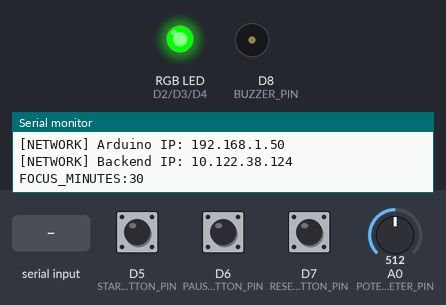
The sketch below on a simulated Arduino Uno R4 WiFi. Parts: an RGB LED mixed from three pins (HIGH = lit), buzzer (waves = sounding), the last lines printed to the serial monitor. The inputs (shaded band) are chosen by the test bench; at power-on: D5 (START_BUTTON_PIN) HIGH, D6 (PAUSE_BUTTON_PIN) HIGH, D7 (RESET_BUTTON_PIN) HIGH, A0 (POTENTIOMETER_PIN) = 512. WiFi joins after 1.5 s; servers stay silent unless stated; uploads are accepted with an empty reply.

Above: at 2.7 s.
2.8 s: D5 (START_BUTTON_PIN) pulled LOW for 0.15 s
At 3.9 s:
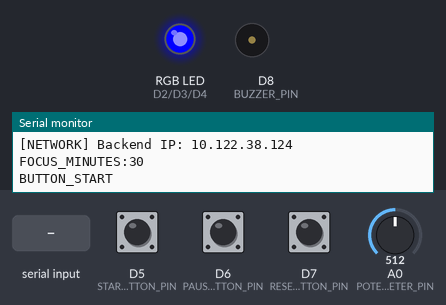
4.4 s: "PHONE_DETECTED\n" received over Serial
At 5.6 s:
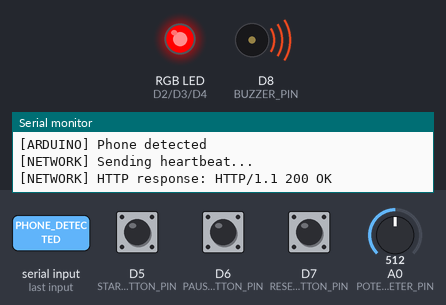
5.9 s: D6 (PAUSE_BUTTON_PIN) pulled LOW for 0.15 s
7.5 s: D7 (RESET_BUTTON_PIN) pulled LOW for 0.15 s
9.1 s: "PHONE_CLEAR\n" received over Serial
At 10.3 s:
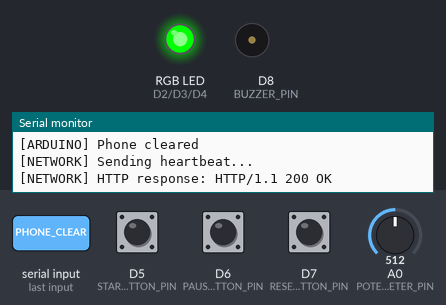
10.6 s: D5 (START_BUTTON_PIN) pulled LOW for 1 s
At 11.0 s:
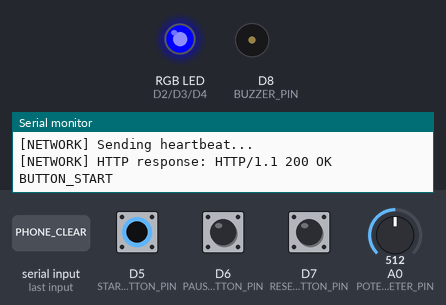
Timing chart, 0 to 13.6 s (numbered marks = the images above; inputs shaded):
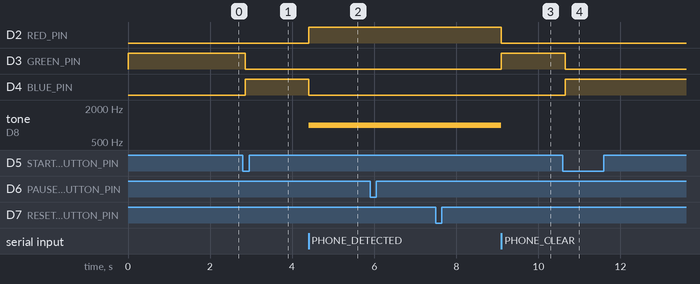

The sketch:

adn_uno_r4.ino
```cpp
/*
 * DoTheDamnWork
 * Board: Arduino UNO R4 WiFi
 *
 * Serial commands from Python:
 *   PHONE_DETECTED
 *   PHONE_CLEAR
 *
 * Messages from Arduino:
 *   BOARD_READY
 *   FOCUS_MINUTES:<minutes>
 *   BUTTON_START
 *   BUTTON_PAUSE
 *   BUTTON_RESET
 *
 * Network:
 *   POST /api/status/device/heartbeat
 */

// ============================================================
// ZONE 1: NETWORK SWITCH
// ============================================================

// 1 = Enable Wi-Fi and backend heartbeat
// 0 = Disable all network code for Serial/hardware testing
#define NETWORK_ENABLED 1


// ============================================================
// ZONE 2: NETWORK LIBRARIES AND SETTINGS
// Comment this whole zone when NETWORK_ENABLED is 0.
// ============================================================

#if NETWORK_ENABLED
#include <WiFiS3.h>
#include "arduino_secrets.h"

WiFiClient heartbeatClient;

// Change this IP if your computer's IPv4 address changes.
IPAddress backendIP(10, 122, 38, 124);
const char* BACKEND_HOST = "LAPTOP-KNIGHTsss";

const int BACKEND_PORT = 3000;

const unsigned long HEARTBEAT_INTERVAL = 5000;
const unsigned long HTTP_TIMEOUT = 1000;
const unsigned long WIFI_RETRY_INTERVAL = 10000;

unsigned long lastHeartbeat = 0;
unsigned long lastWifiAttempt = 0;

bool wifiWasConnected = false;
#endif


// ============================================================
// ZONE 3: HARDWARE PIN CONFIGURATION
// ============================================================

// RGB LED
const int RED_PIN = 2;
const int GREEN_PIN = 3;
const int BLUE_PIN = 4;

// Buttons
const int START_BUTTON_PIN = 5;
const int PAUSE_BUTTON_PIN = 6;
const int RESET_BUTTON_PIN = 7;

// Other components
const int BUZZER_PIN = 8;
const int POTENTIOMETER_PIN = A0;


// ============================================================
// ZONE 4: HARDWARE AND FOCUS SETTINGS
// ============================================================

const unsigned long DEBOUNCE_DELAY = 50;

const int MIN_FOCUS_MINUTES = 5;
const int MAX_FOCUS_MINUTES = 60;
const int FOCUS_STEP_MINUTES = 5;

bool phoneDetected = false;
bool focusRunning = false;

int focusMinutes = 25;
int lastReportedFocusMinutes = -1;


// Button debounce state
struct ButtonState {
  int pin;
  int lastReading;
  int stableState;
  unsigned long lastChangeTime;
};

ButtonState startButton = {
  START_BUTTON_PIN, HIGH, HIGH, 0
};

ButtonState pauseButton = {
  PAUSE_BUTTON_PIN, HIGH, HIGH, 0
};

ButtonState resetButton = {
  RESET_BUTTON_PIN, HIGH, HIGH, 0
};


// ============================================================
// ZONE 5: RGB LED
// Common-cathode RGB LED
// ============================================================

void setColor(int red, int green, int blue) {
  analogWrite(RED_PIN, red);
  analogWrite(GREEN_PIN, green);
  analogWrite(BLUE_PIN, blue);
}

void updateStatusLED() {
  // Red: phone detected
  if (phoneDetected) {
    setColor(255, 0, 0);
  }
  // Blue: focus session running
  else if (focusRunning) {
    setColor(0, 0, 255);
  }
  // Green: idle or paused
  else {
    setColor(0, 255, 0);
  }
}


// ============================================================
// ZONE 6: SERIAL COMMANDS
// Keep these command names synchronized with Python.
// ============================================================

void processSerialCommand(String command) {
  command.trim();

  if (command == "PHONE_DETECTED") {
    phoneDetected = true;
    tone(BUZZER_PIN, 1000);
    updateStatusLED();

    Serial.println("[ARDUINO] Phone detected");
  }
  else if (command == "PHONE_CLEAR") {
    phoneDetected = false;
    noTone(BUZZER_PIN);
    updateStatusLED();

    Serial.println("[ARDUINO] Phone cleared");
  }
  else if (command.length() > 0) {
    Serial.print("[ARDUINO] Unknown command: ");
    Serial.println(command);
  }
}


// ============================================================
// ZONE 7: POTENTIOMETER
// Maps the knob position to 5–60 minutes in 5-minute steps.
// ============================================================

void updatePotentiometer() {
  int rawValue = analogRead(POTENTIOMETER_PIN);

  int steps = map(
    rawValue,
    0,
    1023,
    0,
    (MAX_FOCUS_MINUTES - MIN_FOCUS_MINUTES) / FOCUS_STEP_MINUTES
  );

  int newMinutes =
    MIN_FOCUS_MINUTES + steps * FOCUS_STEP_MINUTES;

  newMinutes = constrain(
    newMinutes,
    MIN_FOCUS_MINUTES,
    MAX_FOCUS_MINUTES
  );

  if (newMinutes != focusMinutes) {
    focusMinutes = newMinutes;
  }

  if (focusMinutes != lastReportedFocusMinutes) {
    Serial.print("FOCUS_MINUTES:");
    Serial.println(focusMinutes);

    lastReportedFocusMinutes = focusMinutes;
  }
}


// ============================================================
// ZONE 8: BUTTON DEBOUNCE
// Buttons use INPUT_PULLUP, so pressed = LOW.
// ============================================================

bool buttonPressed(ButtonState &button) {
  int reading = digitalRead(button.pin);

  if (reading != button.lastReading) {
    button.lastChangeTime = millis();
    button.lastReading = reading;
  }

  if (millis() - button.lastChangeTime >= DEBOUNCE_DELAY) {
    if (reading != button.stableState) {
      button.stableState = reading;

      if (button.stableState == LOW) {
        return true;
      }
    }
  }

  return false;
}


// ============================================================
// ZONE 9: BUTTON EVENTS
// ============================================================

void updateButtons() {
  if (buttonPressed(startButton)) {
    focusRunning = true;
    updateStatusLED();
    Serial.println("BUTTON_START");
  }

  if (buttonPressed(pauseButton)) {
    focusRunning = false;
    updateStatusLED();
    Serial.println("BUTTON_PAUSE");
  }

  if (buttonPressed(resetButton)) {
    focusRunning = false;
    updateStatusLED();
    Serial.println("BUTTON_RESET");
  }
}


// ============================================================
// ZONE 10: NETWORK — START WI-FI
// Comment this zone when testing Serial only.
// ============================================================

#if NETWORK_ENABLED

void beginWifiConnection() {
  Serial.println("[NETWORK] Starting Wi-Fi connection...");
  WiFi.begin(SECRET_SSID, SECRET_PASS);
  lastWifiAttempt = millis();
}


void maintainWifiConnection() {
  int wifiStatus = WiFi.status();

  if (wifiStatus == WL_CONNECTED) {
    if (!wifiWasConnected) {
      wifiWasConnected = true;

      Serial.println("[NETWORK] Wi-Fi connected");

      Serial.print("[NETWORK] Arduino IP: ");
      Serial.println(WiFi.localIP());

      Serial.print("[NETWORK] Backend IP: ");
      Serial.println(backendIP);
    }

    return;
  }

  if (wifiWasConnected) {
    wifiWasConnected = false;
    Serial.println("[NETWORK] Wi-Fi disconnected");
  }

  if (millis() - lastWifiAttempt >= WIFI_RETRY_INTERVAL) {
    lastWifiAttempt = millis();

    Serial.println("[NETWORK] Retrying Wi-Fi...");
    WiFi.begin(SECRET_SSID, SECRET_PASS);
  }
}


// ============================================================
// ZONE 11: NETWORK — BACKEND HEARTBEAT
// Sends POST /api/status/device/heartbeat every 5 seconds.
// ============================================================

void sendHeartbeat() {
  if (WiFi.status() != WL_CONNECTED) {
    return;
  }

  if (millis() - lastHeartbeat < HEARTBEAT_INTERVAL) {
    return;
  }

  lastHeartbeat = millis();

  Serial.println("[NETWORK] Sending heartbeat...");

  if (!heartbeatClient.connect(BACKEND_HOST, BACKEND_PORT)) {
    Serial.println("[NETWORK] Backend connection failed");
    heartbeatClient.stop();
    return;
  }

  heartbeatClient.setTimeout(HTTP_TIMEOUT);

  heartbeatClient.println(
    "POST /api/status HTTP/1.1"
  );

  heartbeatClient.print("Host: ");
  heartbeatClient.print(backendIP);
  heartbeatClient.print(":");
  heartbeatClient.println(BACKEND_PORT);

  heartbeatClient.println("Content-Type: application/json");
  heartbeatClient.println("Content-Length: 2");
  heartbeatClient.println("Connection: close");
  heartbeatClient.println();
  heartbeatClient.println("{}");

  // Read the HTTP status line returned by the backend.
  String response = heartbeatClient.readStringUntil('\n');
  response.trim();

  if (response.length() > 0) {
    Serial.print("[NETWORK] HTTP response: ");
    Serial.println(response);
  }
  else {
    Serial.println("[NETWORK] No HTTP response received");
  }

  heartbeatClient.stop();
}

#endif // NETWORK_ENABLED


// ============================================================
// ZONE 12: SETUP
// ============================================================

void setup() {
  Serial.begin(9600);

  // RGB LED pins
  pinMode(RED_PIN, OUTPUT);
  pinMode(GREEN_PIN, OUTPUT);
  pinMode(BLUE_PIN, OUTPUT);

  // Buttons use internal pull-up resistors
  pinMode(START_BUTTON_PIN, INPUT_PULLUP);
  pinMode(PAUSE_BUTTON_PIN, INPUT_PULLUP);
  pinMode(RESET_BUTTON_PIN, INPUT_PULLUP);

  // Buzzer and potentiometer
  pinMode(BUZZER_PIN, OUTPUT);
  pinMode(POTENTIOMETER_PIN, INPUT);

  noTone(BUZZER_PIN);
  updateStatusLED();

  Serial.println("BOARD_READY");

#if NETWORK_ENABLED
  beginWifiConnection();
#else
  Serial.println("[NETWORK] Disabled by NETWORK_ENABLED");
#endif
}


// ============================================================
// ZONE 13: MAIN LOOP
// ============================================================

void loop() {
  // ----- Network zone -----
#if NETWORK_ENABLED
  maintainWifiConnection();
  sendHeartbeat();
#endif

  // ----- Receive commands from Python -----
  while (Serial.available() > 0) {
    String command = Serial.readStringUntil('\n');
    processSerialCommand(command);
  }

  // ----- Read potentiometer -----
  updatePotentiometer();

  // ----- Read buttons -----
  updateButtons();
}
```

arduino_secrets.h
```cpp
#define SECRET_SSID "Knightsss"
#define SECRET_PASS "012345678"
```

Measured:
- after the input at 2.8 s, D3 (GREEN_PIN): HIGH → LOW after 0.05 s; D4 (BLUE_PIN): LOW → HIGH after 0.05 s
- after the input at 4.4 s, D2 (RED_PIN): LOW → HIGH at once; D4 (BLUE_PIN): HIGH → LOW at once; tone on D8 (BUZZER_PIN): silent → 1000 Hz at once
- after the input at 9.1 s, D2 (RED_PIN): HIGH → LOW at once; D3 (GREEN_PIN): LOW → HIGH at once; tone on D8 (BUZZER_PIN): 1000 Hz → silent at once
- after the input at 10.6 s, D3 (GREEN_PIN): HIGH → LOW after 0.05 s; D4 (BLUE_PIN): LOW → HIGH after 0.05 s
